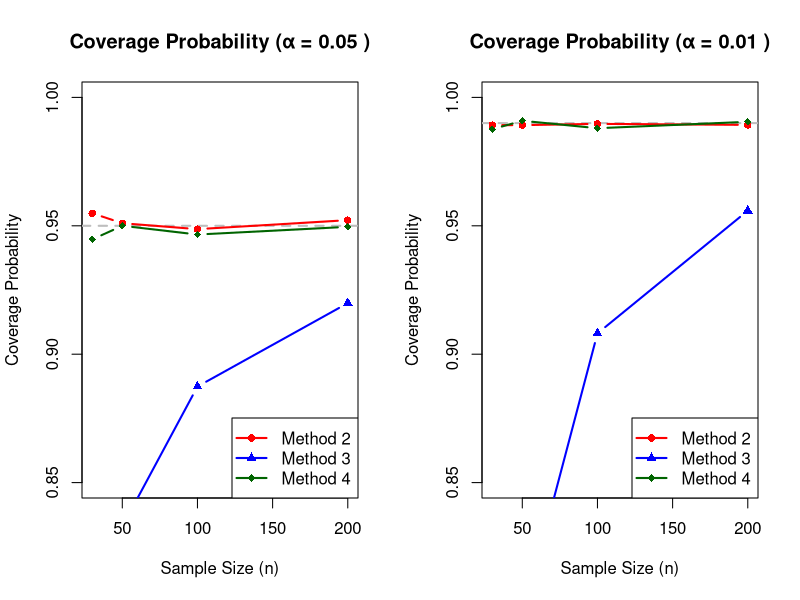
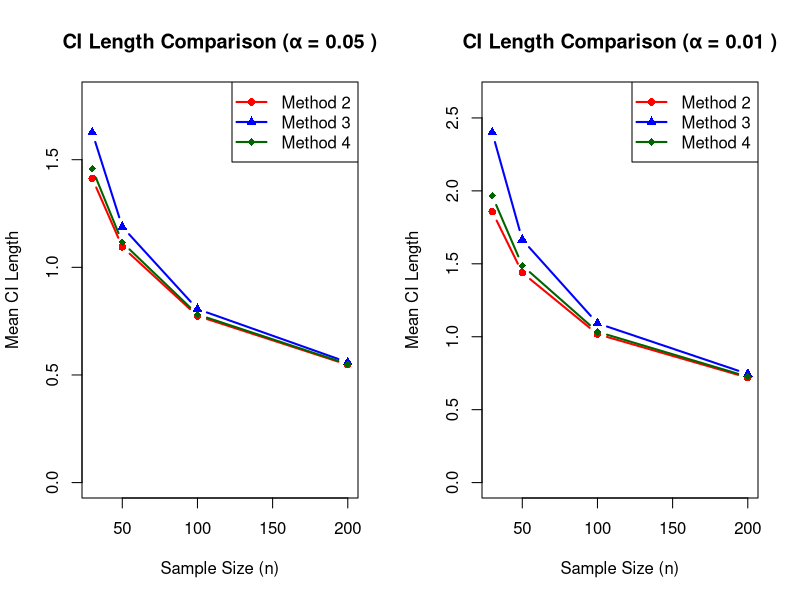

Write R code to recreate these figures, in order.
## ---- chunk 1
knitr::opts_chunk$set(echo = TRUE)
## ---- chunk 2
# Set seed for reproducibility
set.seed(39)
## ---- chunk 3
# Implementation for Method 1
## ---- chunk 4
# Calculate statistics and create visualizations
## ---- chunk 5
# Implementation for Method 2
## ---- chunk 6
# Calculate statistics and create visualizations
## ---- chunk 7
# Implementation for Method 3
## ---- chunk 8
# Calculate statistics and create visualizations
## ---- chunk 9
# Implementation for Method 4
## ---- chunk 10
# Calculate statistics and create visualizations
## ---- chunk 11
# Verify that confidence intervals contain θ approximately 100(1-α)% of times
## ---- chunk 12
# Histograms and plots showing coverage
## ---- chunk 13
# Compare lengths of confidence intervals
## ---- chunk 14
# Plots comparing interval lengths
## ---- chunk 15
theta <- 3.9
alpha_levels <- c(0.1, 0.05, 0.01)
sample_sizes <- c(30, 50, 100, 200)
m <- 10000

# Storage for method 2 results
method2_results <- data.frame()

for (n in sample_sizes) {
  # Generate m samples of size n from Poisson(theta)
  samples <- matrix(rpois(n * m, lambda = theta), nrow = n)
  sample_means <- colMeans(samples)
  
  for (alpha in alpha_levels) {
    z_beta <- qnorm(1 - alpha/2)
    
    # CI using known variance: X̄ ± z_β * √(θ/n)
    ci_half_width <- z_beta * sqrt(theta / n)
    coverage <- mean(abs(sample_means - theta) <= ci_half_width)
    mean_length <- 2 * ci_half_width
    
    method2_results <- rbind(method2_results, data.frame(
      n = n, alpha = alpha, coverage = coverage, 
      mean_length = mean_length, method = "Method 2"
    ))
  }
}
## ---- chunk 16
cat("Method 2: Normal Approximation with Known Variance\n")

for (n in sample_sizes) {
  cat("Sample size n =", n, "\n")
  subset_data <- method2_results[method2_results$n == n, ]
  for (i in seq_len(nrow(subset_data))) {
    row <- subset_data[i, ]
    cat(sprintf("  α = %.2f: Coverage = %.4f, CI length = %.4f\n", 
                row$alpha, row$coverage, row$mean_length))
  }
  cat("\n")
}
## ---- chunk 17
method3_results <- data.frame()

for (n in sample_sizes) {
  samples <- matrix(rpois(n * m, lambda = theta), nrow = n)
  sample_means <- colMeans(samples)
  
  for (alpha in alpha_levels) {
    z_beta <- qnorm(1 - alpha/2)
    
    # Solving |θ - X̄| ≤ z_β√(θ/n) for θ
    # Results in quadratic inequality that can be solved for θ
    # Solution gives confidence interval bounds
    a <- 1 - z_beta^2 / n
    b <- sample_means
    
    # CI bounds
    lower <- (b - z_beta * sqrt(b / n + z_beta^2 / (4 * n^2))) / a
    upper <- (b + z_beta * sqrt(b / n + z_beta^2 / (4 * n^2))) / a
    
    coverage <- mean(lower <= theta & theta <= upper)
    mean_length <- mean(upper - lower)
    
    method3_results <- rbind(method3_results, data.frame(
      n = n, alpha = alpha, coverage = coverage, 
      mean_length = mean_length, method = "Method 3"
    ))
  }
}
## ---- chunk 18
cat("Method 3: Normal Approximation with Solved Inequality\n")
cat("=====================================================\n\n")

for (n in sample_sizes) {
  cat("Sample size n =", n, "\n")
  subset_data <- method3_results[method3_results$n == n, ]
  for (i in seq_len(nrow(subset_data))) {
    row <- subset_data[i, ]
    cat(sprintf("  α = %.2f: Coverage = %.4f, CI length = %.4f\n", 
                row$alpha, row$coverage, row$mean_length))
  }
  cat("\n")
}
## ---- chunk 19
method4_results <- data.frame()

for (n in sample_sizes) {
  samples <- matrix(rpois(n * m, lambda = theta), nrow = n)
  sample_means <- colMeans(samples)
  sample_sds <- apply(samples, 2, sd)
  
  for (alpha in alpha_levels) {
    t_beta <- qt(1 - alpha/2, df = n - 1)
    
    # CI using sample variance: X̄ ± t_β * S/√n
    ci_half_widths <- t_beta * sample_sds / sqrt(n)
    coverage <- mean(abs(sample_means - theta) <= ci_half_widths)
    mean_length <- mean(2 * ci_half_widths)
    
    method4_results <- rbind(method4_results, data.frame(
      n = n, alpha = alpha, coverage = coverage, 
      mean_length = mean_length, method = "Method 4"
    ))
  }
}
## ---- chunk 20
cat("Method 4: Student t-Distribution Approach\n")
cat("=========================================\n\n")

for (n in sample_sizes) {
  cat("Sample size n =", n, "\n")
  subset_data <- method4_results[method4_results$n == n, ]
  for (i in seq_len(nrow(subset_data))) {
    row <- subset_data[i, ]
    cat(sprintf("  α = %.2f: Coverage = %.4f, CI length = %.4f\n", 
                row$alpha, row$coverage, row$mean_length))
  }
  cat("\n")
}
## ---- chunk 21
# Combine all results for comparison
all_results <- rbind(method2_results, method3_results, method4_results)

cat("Coverage Probability Verification\n")
cat("=================================\n\n")

for (alpha in alpha_levels) {
  cat(sprintf("\nConfidence Level: %.2f (α = %.2f)\n", 1 - alpha, alpha))
  cat("Expected coverage:", 1 - alpha, "\n\n")
  
  for (method_name in c("Method 2", "Method 3", "Method 4")) {
    cat(method_name, ":\n")
    subset <- all_results[all_results$method == method_name & all_results$alpha == alpha, ]
    for (i in seq_len(nrow(subset))) {
      cat(sprintf("  n = %3d: %.4f\n", subset$n[i], subset$coverage[i]))
    }
  }
}
## ---- chunk 22
par(mfrow = c(1, 2))

# Coverage by sample size
for (alpha in c(0.05, 0.01)) {
  plot(NULL, xlim = range(sample_sizes), ylim = c(0.85, 1.0),
       xlab = "Sample Size (n)", ylab = "Coverage Probability",
       main = paste("Coverage Probability (α =", alpha, ")"))
  
  abline(h = 1 - alpha, col = "gray", lty = 2, lwd = 2)
  
  colors <- c("red", "blue", "darkgreen")
  methods <- c("Method 2", "Method 3", "Method 4")
  
  for (i in seq_along(methods)) {
    subset <- all_results[all_results$method == methods[i] & all_results$alpha == alpha, ]
    lines(subset$n, subset$coverage, col = colors[i], lwd = 2, type = "b", pch = 15 + i)
  }
  
  legend("bottomright", legend = methods, col = colors, lwd = 2, pch = 16:18)
}

par(mfrow = c(1, 1))
## ---- chunk 23
cat("\nConfidence Interval Lengths Comparison\n")
cat("======================================\n\n")

for (n in sample_sizes) {
  cat("Sample size n =", n, "\n")
  
  for (alpha in alpha_levels) {
    cat(sprintf("  α = %.2f:\n", alpha))
    
    for (method_name in c("Method 2", "Method 3", "Method 4")) {
      row <- all_results[all_results$n == n & all_results$alpha == alpha & 
                         all_results$method == method_name, ]
      cat(sprintf("    %s: %.4f\n", method_name, row$mean_length))
    }
  }
  cat("\n")
}
## ---- chunk 24
par(mfrow = c(1, 2))

# CI length by sample size for different alphas
for (alpha in c(0.05, 0.01)) {
  plot(NULL, xlim = range(sample_sizes), ylim = c(0, max(all_results$mean_length[all_results$alpha == alpha]) * 1.1),
       xlab = "Sample Size (n)", ylab = "Mean CI Length",
       main = paste("CI Length Comparison (α =", alpha, ")"))
  
  colors <- c("red", "blue", "darkgreen")
  methods <- c("Method 2", "Method 3", "Method 4")
  
  for (i in seq_along(methods)) {
    subset <- all_results[all_results$method == methods[i] & all_results$alpha == alpha, ]
    lines(subset$n, subset$mean_length, col = colors[i], lwd = 2, type = "b", pch = 15 + i)
  }
  
  legend("topright", legend = methods, col = colors, lwd = 2, pch = 16:18)
}

par(mfrow = c(1, 1))
## ---- chunk 25
set.seed(39)
n <- 100
mu <- 10
sigma_squared <- 4
sigma <- sqrt(sigma_squared)
dataset <- rnorm(n, mean = mu, sd = sigma)

# Function to calculate both variance estimators
calculate_variances <- function(data) {
  n_val <- length(data)
  
  # Unbiased estimator S^2 (dividing by n-1) - uses built-in var()
  s2_n_minus_1 <- var(data) 
  
  # Biased estimator S^2_n (dividing by n)
  # S^2_n = (n-1)/n * S^2
  s2_n <- (n_val - 1) / n_val * s2_n_minus_1
  
  return(list(
    s2_n_minus_1 = s2_n_minus_1, 
    s2_n = s2_n
  ))
}

variance_results <- calculate_variances(dataset)

cat("--- Results ---\n")
cat("Target Population Variance (sigma^2):", sigma_squared, "\n")
cat("Estimator S^2 (sigma^2_n-1, Unbiased):", variance_results$s2_n_minus_1, "\n")
cat("Estimator S^2_n (sigma^2_n, Biased):", variance_results$s2_n, "\n")
## ---- chunk 26
# Calculate σ²_n and σ²_{n-1} for n=10
data.frame(
  n = 10,
  E_sigma2_n = 3.595995,
  E_sigma2_n_minus_1 = 3.99555
)
## ---- chunk 27
# Calculate σ²_n and σ²_{n-1} for n=50
data.frame(
  n = 50,
  E_sigma2_n = 3.921677,
  E_sigma2_n_minus_1 = 4.001712
)
## ---- chunk 28
# Calculate σ²_n and σ²_{n-1} for n=100
data.frame(
  n = 100,
  E_sigma2_n = 3.960249,
  E_sigma2_n_minus_1 = 4.000252
)
## ---- chunk 29
# Calculate σ²_n and σ²_{n-1} for n=1000
data.frame(
  n = 1000,
  E_sigma2_n = 3.996159,
  E_sigma2_n_minus_1 = 4.000159
)
## ---- chunk 30
# Create summary table of results
results_n <- data.frame(
    n = c(10, 50, 100, 1000),
    E_sigma2_n = c(3.595995, 3.921677, 3.960249, 3.996159),
    Bias_sigma2_n = c(-0.404005, -0.078323, -0.039751, -0.003841),
    E_sigma2_n_minus_1 = c(3.995550, 4.001712, 4.000252, 4.000159),
    Bias_sigma2_n_minus_1 = c(-0.00445, 0.001712, 0.000252, 0.000159)
)
print(results_n)
## ---- chunk 31
# Calculate Bias(σ²_n) = E(σ²_n) - σ²
# Calculate Bias(σ²_{n-1}) = E(σ²_{n-1}) - σ²
bias_table <- results_n[, c("n", "Bias_sigma2_n", "Bias_sigma2_n_minus_1")]
print(bias_table)
